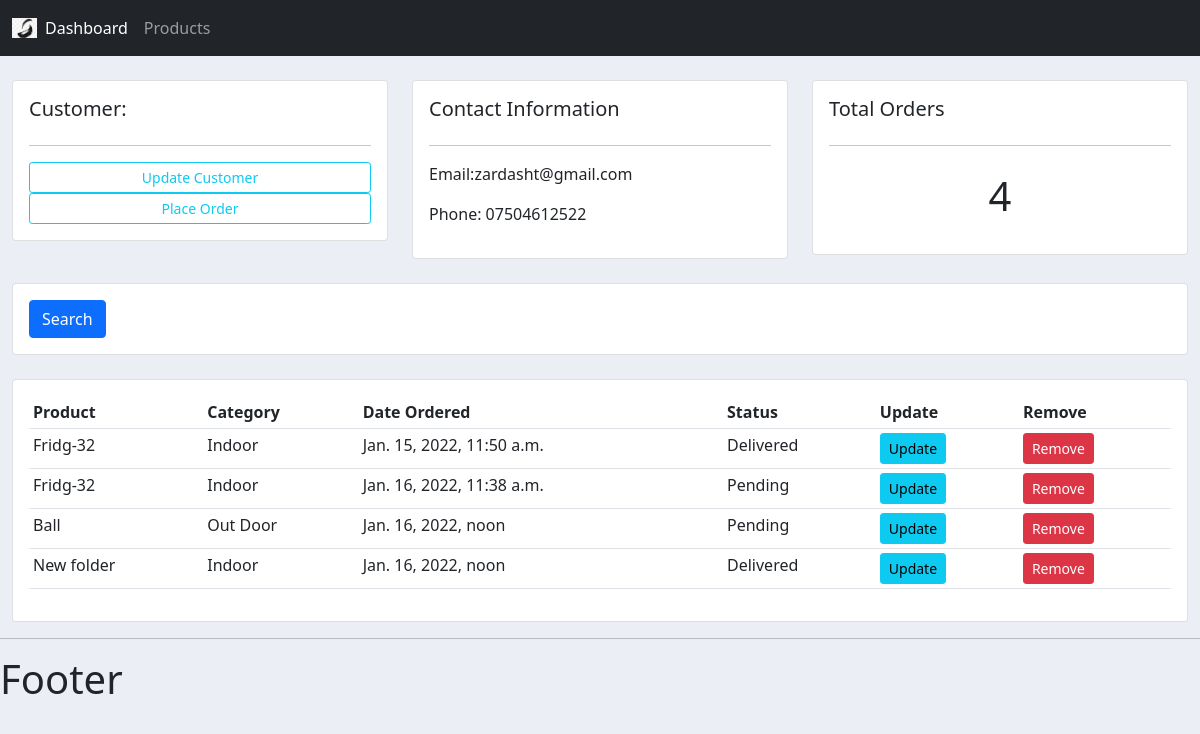
The app's page /customer/2/ with its own data.
### accounts/models.py (models this page shows, shortened)
class Customer(models.Model):
    name = models.CharField(max_length=200, null=True)
    phone = models.CharField(max_length=200, null=True)
    email = models.CharField(max_length=200, null=True)
    date_crated = models.DateTimeField(auto_now_add=True, null=True)

class Order(models.Model):
    STATUS = (
        ('Pending', 'Pending'),
        ('Out for delivery', 'Out for delivery'),
        ('Delivered', 'Delivered')
    )
    customer = models.ForeignKey(Customer, null=True, on_delete=models.SET_NULL)
    product = models.ForeignKey(Product, null=True, on_delete=models.SET_NULL)
    date_created = models.DateTimeField(auto_now_add=True, null=True)
    status = models.CharField(max_length=200, null=True, choices=STATUS)

class Product(models.Model):
    CATEGORY = (
        ('Indoor', 'Indoor'),
        ('Out Door', 'Out Door'),
        )
    name = models.CharField(max_length=200, null=True)
    price = models.FloatField(null=True)
    category = models.CharField(max_length=200, null=True,choices=CATEGORY)
    description = models.CharField(max_length=200, null=True,blank=True)
    date_created = models.DateTimeField(auto_now_add=True, null=True)
    tags = models.ManyToManyField(Tag)
    def __str__(self):
        return self.name

### accounts/views.py (the view)
# urls.py: path('customer/<str:pk_test>/', views.customer, name="customer"),
def customer(request, pk_test):
    customer = Customer.objects.get(id=pk_test)
    orders = customer.order_set.all()
    order_count = orders.count()
    context = {'customer': customer, 'orders': orders, 'order_count': order_count}
    return render(request, 'accounts/customer.html', context)

### accounts/templates/accounts/customer.html
{%  extends 'accounts/main.html' %}
{% block content %}
	<br>
<div class="row">
	<div class="col-md">
		<div class="card card-body">
			<h5>Customer:</h5>
			<hr>
			<a class="btn btn-outline-info  btn-sm btn-block" href="">Update Customer</a>
			<a class="btn btn-outline-info  btn-sm btn-block" href="{% url 'create_order' customer.id %}">Place Order</a>
		</div>
	</div>
	<div class="col-md">
		<div class="card card-body">
			<h5>Contact Information</h5>
			<hr>
			<p>Email:{{ customer.email }} </p>
			<p>Phone: {{ customer.phone }}</p>
		</div>
	</div>
	<div class="col-md">
		<div class="card card-body">
			<h5>Total Orders</h5>
			<hr>
			<h1 style="text-align: center;padding: 10px">{{ order_count }}</h1>
		</div>
	</div>
</div>
<br>
<div class="row">
	<div class="col">
		<div class="card card-body">
			<form method="get">
		    <button class="btn btn-primary" type="submit">Search</button>
		  </form>
		</div>
	</div>
</div>
<br>
<div class="row">
	<div class="col-md">
		<div class="card card-body">
			<table class="table table-sm">
				<tr>
					<th>Product</th>
					<th>Category</th>
					<th>Date Ordered</th>
					<th>Status</th>
					<th>Update</th>
					<th>Remove</th>
				</tr>
                {% for order in orders %}
                <tr>
                <td> {{ order.product }}</td>
                <td> {{ order.product.category}}</td>
                <td> {{ order.date_created }}</td>
                <td> {{ order.status }}</td>
                    <td> <a class="btn btn-sm btn-info" href="{% url 'update_order' order.id %}">Update</a></td>
                    <td> <a class="btn btn-sm btn-danger" href="{% url 'delete_order' order.id %}">Remove</a></td>
                </tr>
                {% endfor %}
			</table>
		</div>
	</div>
</div>
{% endblock %}

### static/css/main.css (style rules this page uses)
body { background-color: #ebeff5; }

### records on screen
Customer: email "zardasht@gmail.com", phone "07504612522"
Order: product "Fridg-32", product.category "Indoor", date_created "Jan. 15, 2022, 11:50 a.m.", status "Delivered"
Order: product "Fridg-32", product.category "Indoor", date_created "Jan. 16, 2022, 11:38 a.m.", status "Pending"
Order: product "Ball", product.category "Out Door", date_created "Jan. 16, 2022, noon", status "Pending"
Order: product "New folder", product.category "Indoor", date_created "Jan. 16, 2022, noon", status "Delivered"

### other values on screen
{{ order_count }} "4"
